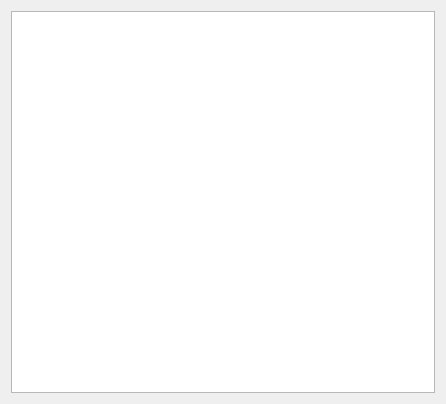
<?xml version="1.0" encoding="UTF-8"?>
<ui version="4.0">
 <class>Dialog</class>
 <widget class="QDialog" name="Dialog">
  <property name="geometry">
   <rect>
    <x>0</x>
    <y>0</y>
    <width>446</width>
    <height>404</height>
   </rect>
  </property>
  <property name="windowTitle">
   <string>Dialog</string>
  </property>
  <layout class="QVBoxLayout" name="verticalLayout">
   <item>
    <widget class="QTreeView" name="treeView"/>
   </item>
  </layout>
 </widget>
 <layoutdefault spacing="6" margin="11"/>
 <resources/>
 <connections/>
</ui>
